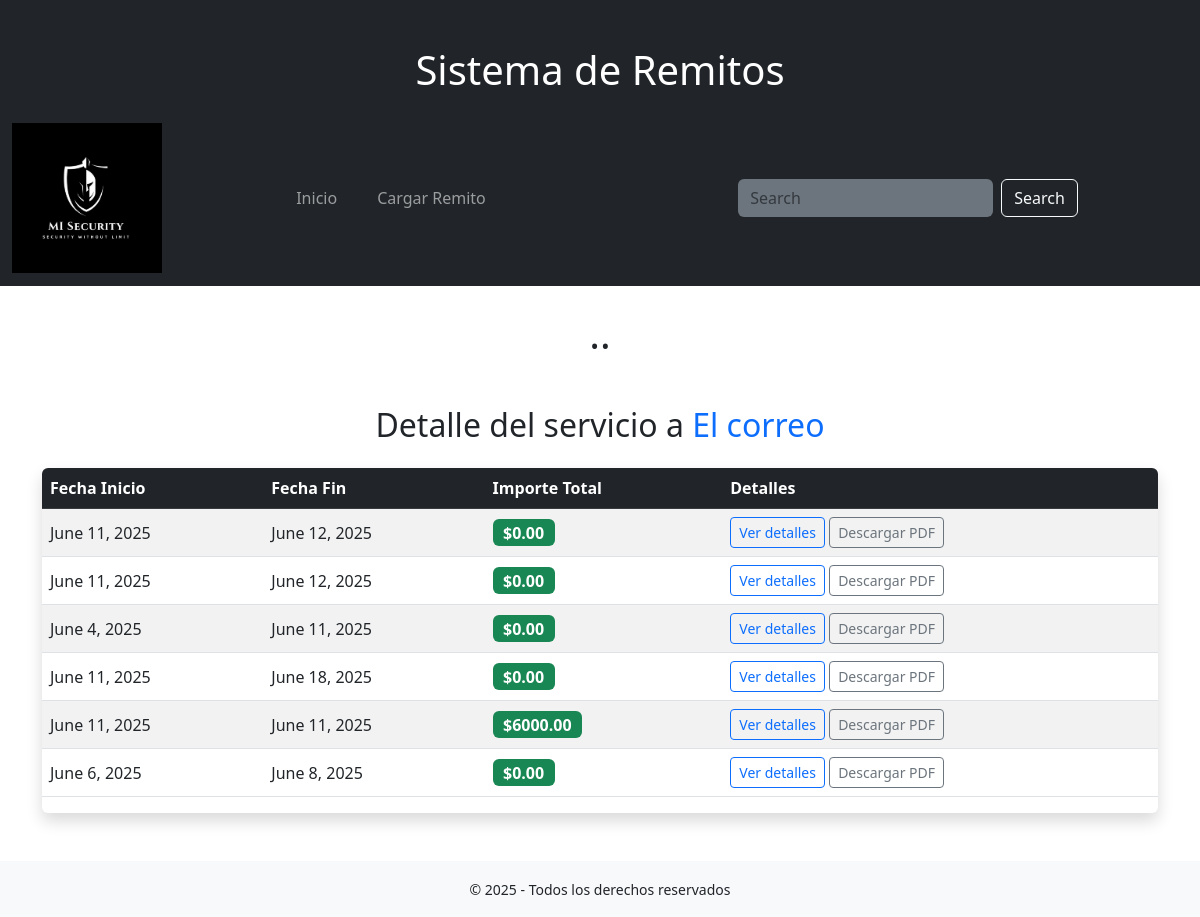
/empresa/1/remitos/, run on the app's committed database.
### remitos/models.py (models this page shows, shortened)
class Empresa(models.Model):
    nombre = models.CharField(max_length=100, null=False, blank=False, unique=True)

class Remito(models.Model):
    empresa = models.ForeignKey(Empresa, on_delete=models.CASCADE)
    fecha_inicio = models.DateField()
    fecha_fin = models.DateField()
    importe_total = models.DecimalField(max_digits=12, decimal_places=2, default=0)

### remitos/views.py (the view)
# urls.py: path('empresa/<int:empresa_id>/remitos/', views.remitos_por_empresa, name='remitos_por_empresa'),
def remitos_por_empresa(request, empresa_id):
    empresa = Empresa.objects.get(pk=empresa_id)
    remitos = Remito.objects.filter(empresa=empresa)
    return render(request, 'remitos/remitos_por_empresa.html', {
        'empresa': empresa,
        'remitos': remitos
    })

### remitos/templates/remitos/remitos_por_empresa.html
{% extends 'layout.html' %}
{% block contenedorrr %}
{% load static %}
<div class="container my-5">
    <section>
        <h2 class="mb-4 text-center">Detalle del servicio a <span class="text-primary">{{ empresa.nombre }}</span></h2>
        <div class="table-responsive shadow rounded">
            <table class="table table-striped table-hover align-middle">
                <thead class="table-dark">
                    <tr>
                        <th scope="col">Fecha Inicio</th>
                        <th scope="col">Fecha Fin</th>
                        <th scope="col">Importe Total</th>
                        <th scope="col">Detalles</th>
                    </tr>
                </thead>
                <tbody>
                    {% for remito in remitos %}
                    <tr>
                        <td>{{ remito.fecha_inicio }}</td>
                        <td>{{ remito.fecha_fin }}</td>
                        <td>
                            <span class="badge bg-success fs-6">${{ remito.importe_total }}</span>
                        </td>
                        <td>
                            <a href="{% url 'remitoDetalle' remito.pk %}" class="btn btn-sm btn-outline-primary">
                                Ver detalles
                            </a>
                            <a href="{% url 'descargar_remito_pdf' remito.pk %}" class="btn btn-sm btn-outline-secondary">
                                    Descargar PDF
                            </a>
                        </td>
                    </tr>
                    {% empty %}
                    <tr>
                        <td colspan="4" class="text-center text-muted">No hay remitos para esta empresa.</td>
                    </tr>
                    {% endfor %}
                </tbody>
            </table>
        </div>
    </section>
</div>
{% endblock %}

### data on the page
Empresa: nombre "El correo"
Remito: fecha_inicio "June 11, 2025", fecha_fin "June 12, 2025", importe_total "0.00"
Remito: fecha_inicio "June 11, 2025", fecha_fin "June 12, 2025", importe_total "0.00"
Remito: fecha_inicio "June 4, 2025", fecha_fin "June 11, 2025", importe_total "0.00"
Remito: fecha_inicio "June 11, 2025", fecha_fin "June 18, 2025", importe_total "0.00"
Remito: fecha_inicio "June 11, 2025", fecha_fin "June 11, 2025", importe_total "6000.00"
Remito: fecha_inicio "June 6, 2025", fecha_fin "June 8, 2025", importe_total "0.00"
